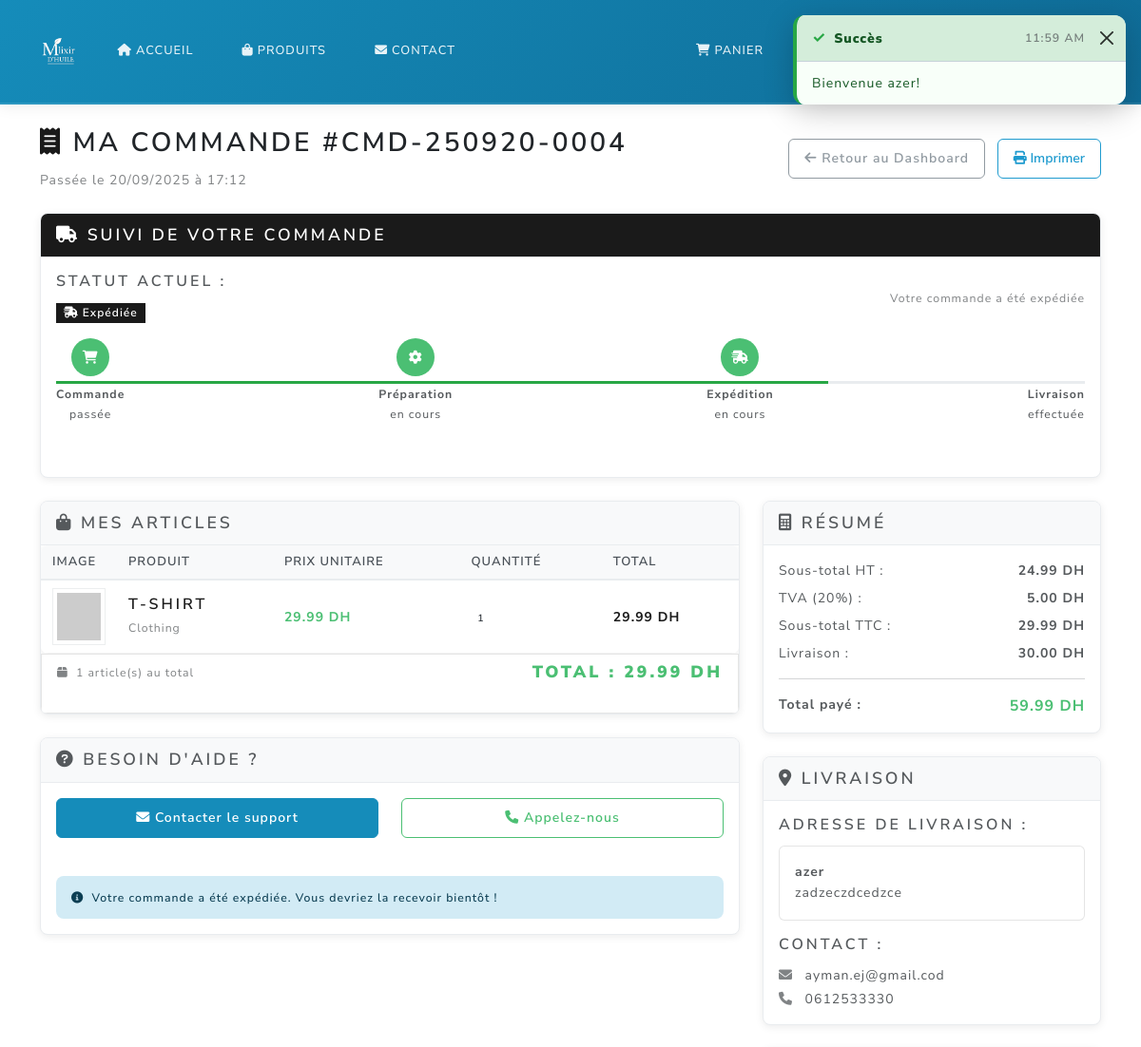
Before: /order/4 (signed in, upper part) with the older database file.
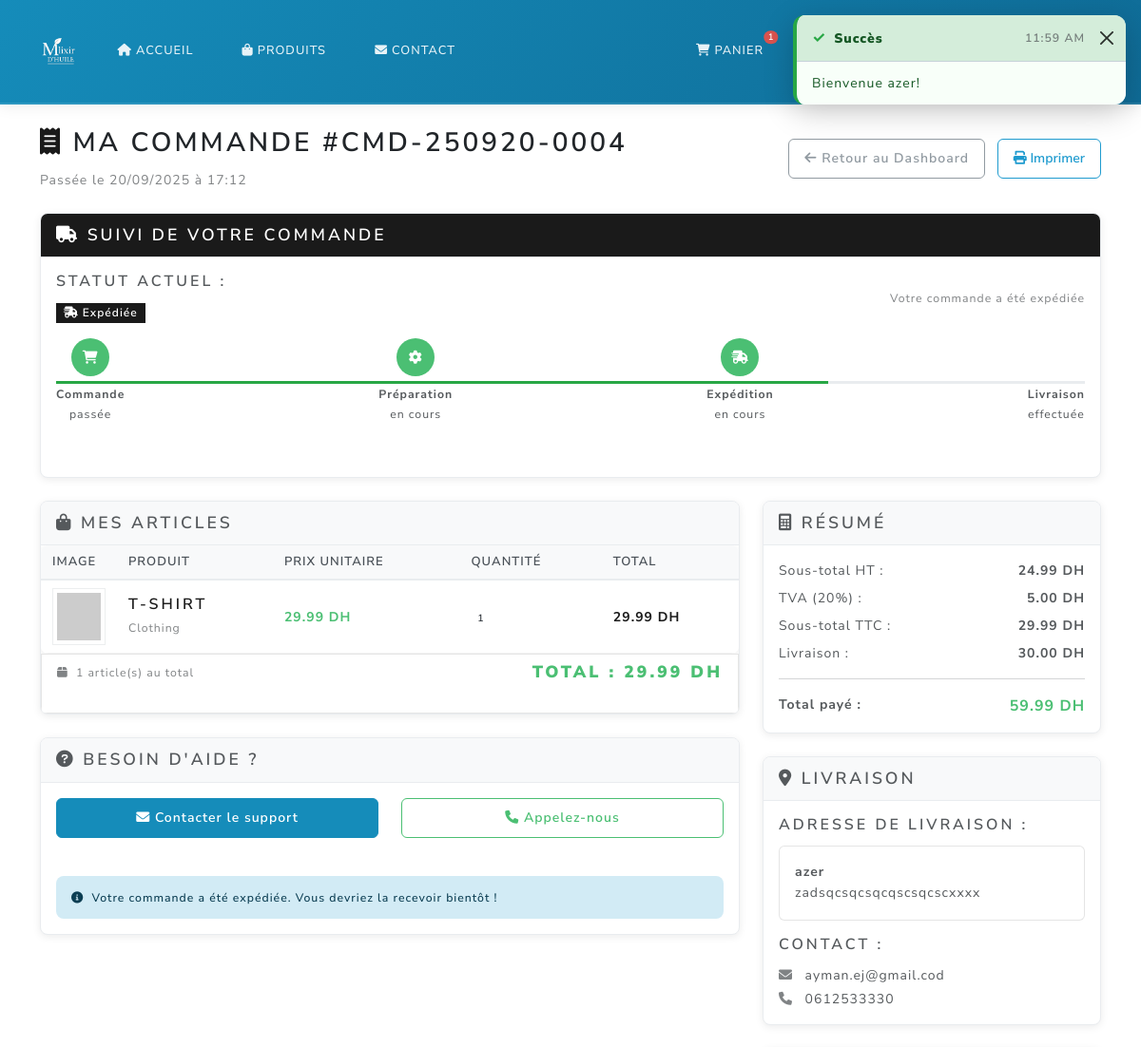
After: the same page with the newer database file.
### main.py (models this page shows)
class User(UserMixin, db.Model):
    id = db.Column(db.Integer, primary_key=True)
    username = db.Column(db.String(80), unique=True, nullable=False)
    email = db.Column(db.String(120), unique=True, nullable=False)
    password_hash = db.Column(db.String(120), nullable=False)
    phone = db.Column(db.String(20), nullable=True)
    address = db.Column(db.Text, nullable=True)
    is_admin = db.Column(db.Boolean, default=False)
    orders = db.relationship('Order', backref='user', lazy=True)

### main.py (the view)
@app.route('/order/<int:order_id>')
@login_required
def order_detail(order_id):
    order = Order.query.filter_by(id=order_id, user_id=current_user.id).first_or_404()
    order_items = db.session.query(OrderItem, Product)\
        .join(Product, OrderItem.product_id == Product.id)\
        .filter(OrderItem.order_id == order_id)\
        .all()
    return render_template('order_detail.html', order=order, order_items=order_items)

### main.py (called while the page is built, shortened)
@login_manager.user_loader
def load_user(user_id):
    return User.query.get(int(user_id))

@app.context_processor
def inject_toast_messages():
    toast_message = session.pop('toast_message', None)
    toast_type = session.pop('toast_type', None)
    return {
        'toast_message': toast_message,
        'toast_type': toast_type or 'info'
    }

@app.context_processor
def inject_cart_count():
    if current_user.is_authenticated:
        try:
            from sqlalchemy import inspect
            inspector = inspect(db.engine)
            if 'cart' in inspector.get_table_names():
                cart_count = Cart.query.filter_by(user_id=current_user.id).count()
                cart_total_quantity = db.session.query(db.func.sum(Cart.quantity))\
                    .filter_by(user_id=current_user.id).scalar() or 0
                return {
                    'cart_count': cart_count,
                    'cart_total_quantity': int(cart_total_quantity)
                }
        except Exception:
            pass
    return {'cart_count': 0, 'cart_total_quantity': 0}

def get_shipping_settings():
    settings = ShippingSettings.query.first()
    return settings

### templates/order_detail.html (shortened to what the changed rows need)
{% extends "base.html" %}
{% block content %}
<div class="container py-4">
  <div class="d-flex justify-content-between align-items-center mb-4">
    <div>
      <h2><i class="fas fa-receipt text-primary"></i> Ma Commande #{{ order.title }}</h2>
    </div>
  </div>
                {% set progress_width = 25 %}
                {% if order.status == 'processing' %}
                  {% set progress_width = 50 %}
                {% elif order.status == 'shipped' %}
                  {% set progress_width = 75 %}
                {% elif order.status in ['delivered', 'completed'] %}
                  {% set progress_width = 100 %}
                {% elif order.status == 'cancelled' %}
                  {% set progress_width = 0 %}
                {% endif %}
  <div class="row">
    <div class="col-lg-8">
      <div class="card mb-4">
        <div class="card-body p-0">
          {% if order_items %}
          <div class="table-responsive">
            <table class="table table-hover mb-0">
              <thead class="table-light">
                <tr>
                  <th style="width: 80px;">Image</th>
                  <th>Produit</th>
                  <th>Prix unitaire</th>
                  <th>Quantité</th>
                  <th>Total</th>
                </tr>
              </thead>
            </table>
          </div>
          {% else %}
          <div class="text-center py-4">
            <i class="fas fa-exclamation-triangle fa-2x text-warning mb-2"></i>
            <p class="text-muted">Aucun article trouvé pour cette commande</p>
          </div>
          {% endif %}
        </div>
      </div>
    </div>
    <div class="col-lg-4">
          {% set free_shipping_threshold = shipping_settings.free_shipping_threshold if shipping_settings else 500 %}
          {% set standard_shipping_cost = shipping_settings.standard_shipping_cost if shipping_settings else 30 %}
          {% set tax_rate = shipping_settings.tax_rate if shipping_settings else 0.2 %}
          {% set subtotal_ht = order.total / (1 + tax_rate) %}
          {% set tax_amount = order.total - subtotal_ht %}
          {% set shipping_cost = 0 if order.total >= free_shipping_threshold else standard_shipping_cost %}
          {% set grand_total = order.total + shipping_cost %}
      <div class="card mb-4">
        <div class="card-body">
          <h6>Adresse de livraison :</h6>
          <address class="bg-light p-3 rounded mb-3">
            <strong>{{ current_user.username }}</strong><br>
            {{ current_user.address or 'Adresse non fournie' }}
          </address>
          <h6>Contact :</h6>
          <p class="mb-1">
            <i class="fas fa-envelope text-muted me-2"></i>
            {{ current_user.email }}
          </p>
          <p class="mb-0">
            <i class="fas fa-phone text-muted me-2"></i>
            {{ current_user.phone or 'Téléphone non fourni' }}
          </p>
        </div>
      </div>
    </div>
  </div>
</div>
{% endblock %}

Changed rows visible on the page:
changed User "azer": address "zadzeczdcedzce" → "zadsqcsqcsqcqscsqcscxxxx"
Other visible differences:
{{ cart_total_quantity }}: (not shown) → "1"
